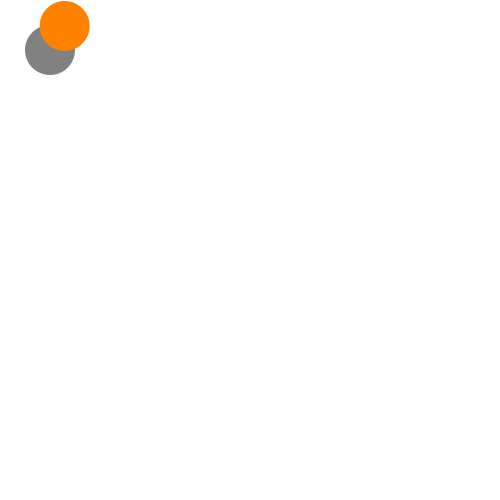
Frame 1 (no input)
Frame 60 (the mouse pressed at the canvas centre just before this capture): identical to frame 1, image omitted
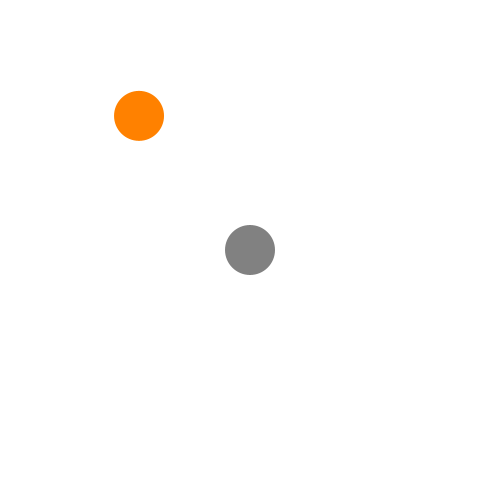
Frame 120 (the mouse held since frame 60 and released just before this capture)

The Processing sketch that drew these frames (run headless with seeded random() and noise(); from frame 60 on, the mouse is pressed at the canvas centre):

// Processing sketch: move
// ── move.pde
float x=random(width), y=random(height);
float targetX=width/2, targetY=height/2;
float easing = 0.05;
boolean moveGo = false;
PVector pFrom = new PVector (x, y);
PVector pTo;
float dist = 0;

void setup() {
  size(500, 500);
  ellipseMode(CENTER);
}

void draw() {
  background(255);
  noStroke();
  fill(129, 129, 129);
  ellipse(targetX, targetY, 50, 50);

  fill(255, 129, 0);
  ellipse(x, y, 50, 50);
  
  move();
}

void mousePressed() {
  moveGo = true;
  dist= 0;
  pFrom = new PVector (x, y);  
  targetX=mouseX;
  targetY=mouseY;
}


void move() {
  pTo = new PVector(x,y);
  if (moveGo) {  
    if (dist<100) {
      float dx = targetX - x;
      x += dx * easing;

      float dy = targetY - y;
      y += dy * easing;
      dist = pFrom.dist(pTo);
  println(dist);
    } else { 
      moveGo = false;
    }
  }
}
